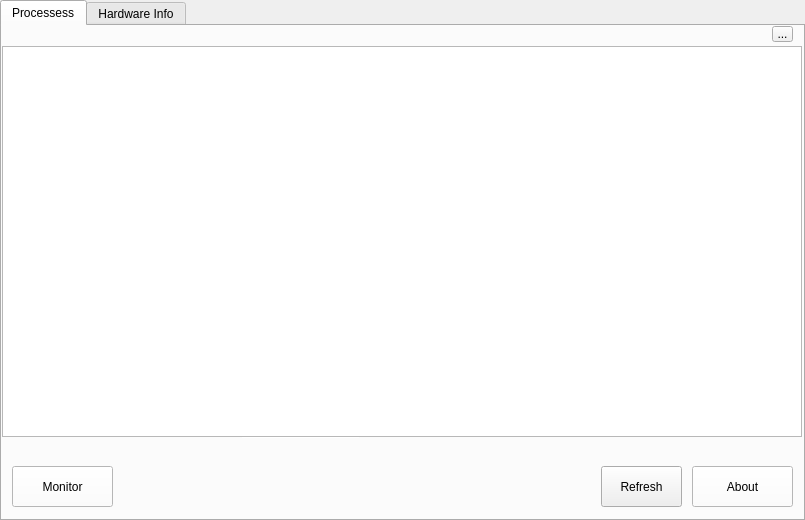
<?xml version="1.0" encoding="UTF-8"?>
<ui version="4.0">
 <class>Sysmon</class>
 <widget class="QWidget" name="Sysmon">
  <property name="windowModality">
   <enum>Qt::WindowModal</enum>
  </property>
  <property name="geometry">
   <rect>
    <x>0</x>
    <y>0</y>
    <width>805</width>
    <height>520</height>
   </rect>
  </property>
  <property name="sizePolicy">
   <sizepolicy hsizetype="Expanding" vsizetype="Fixed">
    <horstretch>0</horstretch>
    <verstretch>0</verstretch>
   </sizepolicy>
  </property>
  <property name="minimumSize">
   <size>
    <width>589</width>
    <height>520</height>
   </size>
  </property>
  <property name="maximumSize">
   <size>
    <width>805</width>
    <height>520</height>
   </size>
  </property>
  <property name="baseSize">
   <size>
    <width>589</width>
    <height>520</height>
   </size>
  </property>
  <property name="windowTitle">
   <string>Sysmon</string>
  </property>
  <property name="autoFillBackground">
   <bool>false</bool>
  </property>
  <widget class="QTabWidget" name="tabWidget">
   <property name="geometry">
    <rect>
     <x>0</x>
     <y>0</y>
     <width>805</width>
     <height>521</height>
    </rect>
   </property>
   <property name="sizePolicy">
    <sizepolicy hsizetype="Fixed" vsizetype="Fixed">
     <horstretch>0</horstretch>
     <verstretch>0</verstretch>
    </sizepolicy>
   </property>
   <property name="maximumSize">
    <size>
     <width>805</width>
     <height>521</height>
    </size>
   </property>
   <property name="tabPosition">
    <enum>QTabWidget::North</enum>
   </property>
   <property name="currentIndex">
    <number>0</number>
   </property>
   <widget class="QWidget" name="tab">
    <attribute name="title">
     <string>Processess</string>
    </attribute>
    <widget class="QPushButton" name="refreshButton">
     <property name="geometry">
      <rect>
       <x>599</x>
       <y>440</y>
       <width>81</width>
       <height>41</height>
      </rect>
     </property>
     <property name="text">
      <string>Refresh</string>
     </property>
    </widget>
    <widget class="QPushButton" name="aboutButton">
     <property name="geometry">
      <rect>
       <x>690</x>
       <y>440</y>
       <width>101</width>
       <height>41</height>
      </rect>
     </property>
     <property name="palette">
      <palette>
       <active>
        <colorrole role="WindowText">
         <brush brushstyle="SolidPattern">
          <color alpha="255">
           <red>0</red>
           <green>0</green>
           <blue>0</blue>
          </color>
         </brush>
        </colorrole>
        <colorrole role="Button">
         <brush brushstyle="SolidPattern">
          <color alpha="255">
           <red>255</red>
           <green>255</green>
           <blue>255</blue>
          </color>
         </brush>
        </colorrole>
        <colorrole role="Light">
         <brush brushstyle="SolidPattern">
          <color alpha="255">
           <red>255</red>
           <green>255</green>
           <blue>255</blue>
          </color>
         </brush>
        </colorrole>
        <colorrole role="Midlight">
         <brush brushstyle="SolidPattern">
          <color alpha="255">
           <red>255</red>
           <green>255</green>
           <blue>255</blue>
          </color>
         </brush>
        </colorrole>
        <colorrole role="Dark">
         <brush brushstyle="SolidPattern">
          <color alpha="255">
           <red>127</red>
           <green>127</green>
           <blue>127</blue>
          </color>
         </brush>
        </colorrole>
        <colorrole role="Mid">
         <brush brushstyle="SolidPattern">
          <color alpha="255">
           <red>170</red>
           <green>170</green>
           <blue>170</blue>
          </color>
         </brush>
        </colorrole>
        <colorrole role="Text">
         <brush brushstyle="SolidPattern">
          <color alpha="255">
           <red>0</red>
           <green>0</green>
           <blue>0</blue>
          </color>
         </brush>
        </colorrole>
        <colorrole role="BrightText">
         <brush brushstyle="SolidPattern">
          <color alpha="255">
           <red>255</red>
           <green>255</green>
           <blue>255</blue>
          </color>
         </brush>
        </colorrole>
        <colorrole role="ButtonText">
         <brush brushstyle="SolidPattern">
          <color alpha="255">
           <red>0</red>
           <green>0</green>
           <blue>0</blue>
          </color>
         </brush>
        </colorrole>
        <colorrole role="Base">
         <brush brushstyle="SolidPattern">
          <color alpha="255">
           <red>255</red>
           <green>255</green>
           <blue>255</blue>
          </color>
         </brush>
        </colorrole>
        <colorrole role="Window">
         <brush brushstyle="SolidPattern">
          <color alpha="255">
           <red>255</red>
           <green>255</green>
           <blue>255</blue>
          </color>
         </brush>
        </colorrole>
        <colorrole role="Shadow">
         <brush brushstyle="SolidPattern">
          <color alpha="255">
           <red>0</red>
           <green>0</green>
           <blue>0</blue>
          </color>
         </brush>
        </colorrole>
        <colorrole role="AlternateBase">
         <brush brushstyle="SolidPattern">
          <color alpha="255">
           <red>255</red>
           <green>255</green>
           <blue>255</blue>
          </color>
         </brush>
        </colorrole>
        <colorrole role="ToolTipBase">
         <brush brushstyle="SolidPattern">
          <color alpha="255">
           <red>255</red>
           <green>255</green>
           <blue>220</blue>
          </color>
         </brush>
        </colorrole>
        <colorrole role="ToolTipText">
         <brush brushstyle="SolidPattern">
          <color alpha="255">
           <red>0</red>
           <green>0</green>
           <blue>0</blue>
          </color>
         </brush>
        </colorrole>
       </active>
       <inactive>
        <colorrole role="WindowText">
         <brush brushstyle="SolidPattern">
          <color alpha="255">
           <red>0</red>
           <green>0</green>
           <blue>0</blue>
          </color>
         </brush>
        </colorrole>
        <colorrole role="Button">
         <brush brushstyle="SolidPattern">
          <color alpha="255">
           <red>255</red>
           <green>255</green>
           <blue>255</blue>
          </color>
         </brush>
        </colorrole>
        <colorrole role="Light">
         <brush brushstyle="SolidPattern">
          <color alpha="255">
           <red>255</red>
           <green>255</green>
           <blue>255</blue>
          </color>
         </brush>
        </colorrole>
        <colorrole role="Midlight">
         <brush brushstyle="SolidPattern">
          <color alpha="255">
           <red>255</red>
           <green>255</green>
           <blue>255</blue>
          </color>
         </brush>
        </colorrole>
        <colorrole role="Dark">
         <brush brushstyle="SolidPattern">
          <color alpha="255">
           <red>127</red>
           <green>127</green>
           <blue>127</blue>
          </color>
         </brush>
        </colorrole>
        <colorrole role="Mid">
         <brush brushstyle="SolidPattern">
          <color alpha="255">
           <red>170</red>
           <green>170</green>
           <blue>170</blue>
          </color>
         </brush>
        </colorrole>
        <colorrole role="Text">
         <brush brushstyle="SolidPattern">
          <color alpha="255">
           <red>0</red>
           <green>0</green>
           <blue>0</blue>
          </color>
         </brush>
        </colorrole>
        <colorrole role="BrightText">
         <brush brushstyle="SolidPattern">
          <color alpha="255">
           <red>255</red>
           <green>255</green>
           <blue>255</blue>
          </color>
         </brush>
        </colorrole>
        <colorrole role="ButtonText">
         <brush brushstyle="SolidPattern">
          <color alpha="255">
           <red>0</red>
           <green>0</green>
           <blue>0</blue>
          </color>
         </brush>
        </colorrole>
        <colorrole role="Base">
         <brush brushstyle="SolidPattern">
          <color alpha="255">
           <red>255</red>
           <green>255</green>
           <blue>255</blue>
          </color>
         </brush>
        </colorrole>
        <colorrole role="Window">
         <brush brushstyle="SolidPattern">
          <color alpha="255">
           <red>255</red>
           <green>255</green>
           <blue>255</blue>
          </color>
         </brush>
        </colorrole>
        <colorrole role="Shadow">
         <brush brushstyle="SolidPattern">
          <color alpha="255">
           <red>0</red>
           <green>0</green>
           <blue>0</blue>
          </color>
         </brush>
        </colorrole>
        <colorrole role="AlternateBase">
         <brush brushstyle="SolidPattern">
          <color alpha="255">
           <red>255</red>
           <green>255</green>
           <blue>255</blue>
          </color>
         </brush>
        </colorrole>
        <colorrole role="ToolTipBase">
         <brush brushstyle="SolidPattern">
          <color alpha="255">
           <red>255</red>
           <green>255</green>
           <blue>220</blue>
          </color>
         </brush>
        </colorrole>
        <colorrole role="ToolTipText">
         <brush brushstyle="SolidPattern">
          <color alpha="255">
           <red>0</red>
           <green>0</green>
           <blue>0</blue>
          </color>
         </brush>
        </colorrole>
       </inactive>
       <disabled>
        <colorrole role="WindowText">
         <brush brushstyle="SolidPattern">
          <color alpha="255">
           <red>127</red>
           <green>127</green>
           <blue>127</blue>
          </color>
         </brush>
        </colorrole>
        <colorrole role="Button">
         <brush brushstyle="SolidPattern">
          <color alpha="255">
           <red>255</red>
           <green>255</green>
           <blue>255</blue>
          </color>
         </brush>
        </colorrole>
        <colorrole role="Light">
         <brush brushstyle="SolidPattern">
          <color alpha="255">
           <red>255</red>
           <green>255</green>
           <blue>255</blue>
          </color>
         </brush>
        </colorrole>
        <colorrole role="Midlight">
         <brush brushstyle="SolidPattern">
          <color alpha="255">
           <red>255</red>
           <green>255</green>
           <blue>255</blue>
          </color>
         </brush>
        </colorrole>
        <colorrole role="Dark">
         <brush brushstyle="SolidPattern">
          <color alpha="255">
           <red>127</red>
           <green>127</green>
           <blue>127</blue>
          </color>
         </brush>
        </colorrole>
        <colorrole role="Mid">
         <brush brushstyle="SolidPattern">
          <color alpha="255">
           <red>170</red>
           <green>170</green>
           <blue>170</blue>
          </color>
         </brush>
        </colorrole>
        <colorrole role="Text">
         <brush brushstyle="SolidPattern">
          <color alpha="255">
           <red>127</red>
           <green>127</green>
           <blue>127</blue>
          </color>
         </brush>
        </colorrole>
        <colorrole role="BrightText">
         <brush brushstyle="SolidPattern">
          <color alpha="255">
           <red>255</red>
           <green>255</green>
           <blue>255</blue>
          </color>
         </brush>
        </colorrole>
        <colorrole role="ButtonText">
         <brush brushstyle="SolidPattern">
          <color alpha="255">
           <red>127</red>
           <green>127</green>
           <blue>127</blue>
          </color>
         </brush>
        </colorrole>
        <colorrole role="Base">
         <brush brushstyle="SolidPattern">
          <color alpha="255">
           <red>255</red>
           <green>255</green>
           <blue>255</blue>
          </color>
         </brush>
        </colorrole>
        <colorrole role="Window">
         <brush brushstyle="SolidPattern">
          <color alpha="255">
           <red>255</red>
           <green>255</green>
           <blue>255</blue>
          </color>
         </brush>
        </colorrole>
        <colorrole role="Shadow">
         <brush brushstyle="SolidPattern">
          <color alpha="255">
           <red>0</red>
           <green>0</green>
           <blue>0</blue>
          </color>
         </brush>
        </colorrole>
        <colorrole role="AlternateBase">
         <brush brushstyle="SolidPattern">
          <color alpha="255">
           <red>255</red>
           <green>255</green>
           <blue>255</blue>
          </color>
         </brush>
        </colorrole>
        <colorrole role="ToolTipBase">
         <brush brushstyle="SolidPattern">
          <color alpha="255">
           <red>255</red>
           <green>255</green>
           <blue>220</blue>
          </color>
         </brush>
        </colorrole>
        <colorrole role="ToolTipText">
         <brush brushstyle="SolidPattern">
          <color alpha="255">
           <red>0</red>
           <green>0</green>
           <blue>0</blue>
          </color>
         </brush>
        </colorrole>
       </disabled>
      </palette>
     </property>
     <property name="text">
      <string>About</string>
     </property>
     <property name="autoDefault">
      <bool>false</bool>
     </property>
     <property name="default">
      <bool>false</bool>
     </property>
     <property name="flat">
      <bool>false</bool>
     </property>
    </widget>
    <widget class="QPushButton" name="monitorButton">
     <property name="geometry">
      <rect>
       <x>10</x>
       <y>440</y>
       <width>101</width>
       <height>41</height>
      </rect>
     </property>
     <property name="palette">
      <palette>
       <active>
        <colorrole role="WindowText">
         <brush brushstyle="SolidPattern">
          <color alpha="255">
           <red>0</red>
           <green>0</green>
           <blue>0</blue>
          </color>
         </brush>
        </colorrole>
        <colorrole role="Button">
         <brush brushstyle="SolidPattern">
          <color alpha="255">
           <red>255</red>
           <green>255</green>
           <blue>255</blue>
          </color>
         </brush>
        </colorrole>
        <colorrole role="Light">
         <brush brushstyle="SolidPattern">
          <color alpha="255">
           <red>255</red>
           <green>255</green>
           <blue>255</blue>
          </color>
         </brush>
        </colorrole>
        <colorrole role="Midlight">
         <brush brushstyle="SolidPattern">
          <color alpha="255">
           <red>255</red>
           <green>255</green>
           <blue>255</blue>
          </color>
         </brush>
        </colorrole>
        <colorrole role="Dark">
         <brush brushstyle="SolidPattern">
          <color alpha="255">
           <red>127</red>
           <green>127</green>
           <blue>127</blue>
          </color>
         </brush>
        </colorrole>
        <colorrole role="Mid">
         <brush brushstyle="SolidPattern">
          <color alpha="255">
           <red>170</red>
           <green>170</green>
           <blue>170</blue>
          </color>
         </brush>
        </colorrole>
        <colorrole role="Text">
         <brush brushstyle="SolidPattern">
          <color alpha="255">
           <red>0</red>
           <green>0</green>
           <blue>0</blue>
          </color>
         </brush>
        </colorrole>
        <colorrole role="BrightText">
         <brush brushstyle="SolidPattern">
          <color alpha="255">
           <red>255</red>
           <green>255</green>
           <blue>255</blue>
          </color>
         </brush>
        </colorrole>
        <colorrole role="ButtonText">
         <brush brushstyle="SolidPattern">
          <color alpha="255">
           <red>0</red>
           <green>0</green>
           <blue>0</blue>
          </color>
         </brush>
        </colorrole>
        <colorrole role="Base">
         <brush brushstyle="SolidPattern">
          <color alpha="255">
           <red>255</red>
           <green>255</green>
           <blue>255</blue>
          </color>
         </brush>
        </colorrole>
        <colorrole role="Window">
         <brush brushstyle="SolidPattern">
          <color alpha="255">
           <red>255</red>
           <green>255</green>
           <blue>255</blue>
          </color>
         </brush>
        </colorrole>
        <colorrole role="Shadow">
         <brush brushstyle="SolidPattern">
          <color alpha="255">
           <red>0</red>
           <green>0</green>
           <blue>0</blue>
          </color>
         </brush>
        </colorrole>
        <colorrole role="AlternateBase">
         <brush brushstyle="SolidPattern">
          <color alpha="255">
           <red>255</red>
           <green>255</green>
           <blue>255</blue>
          </color>
         </brush>
        </colorrole>
        <colorrole role="ToolTipBase">
         <brush brushstyle="SolidPattern">
          <color alpha="255">
           <red>255</red>
           <green>255</green>
           <blue>220</blue>
          </color>
         </brush>
        </colorrole>
        <colorrole role="ToolTipText">
         <brush brushstyle="SolidPattern">
          <color alpha="255">
           <red>0</red>
           <green>0</green>
           <blue>0</blue>
          </color>
         </brush>
        </colorrole>
       </active>
       <inactive>
        <colorrole role="WindowText">
         <brush brushstyle="SolidPattern">
          <color alpha="255">
           <red>0</red>
           <green>0</green>
           <blue>0</blue>
          </color>
         </brush>
        </colorrole>
        <colorrole role="Button">
         <brush brushstyle="SolidPattern">
          <color alpha="255">
           <red>255</red>
           <green>255</green>
           <blue>255</blue>
          </color>
         </brush>
        </colorrole>
        <colorrole role="Light">
         <brush brushstyle="SolidPattern">
          <color alpha="255">
           <red>255</red>
           <green>255</green>
           <blue>255</blue>
          </color>
         </brush>
        </colorrole>
        <colorrole role="Midlight">
         <brush brushstyle="SolidPattern">
          <color alpha="255">
           <red>255</red>
           <green>255</green>
           <blue>255</blue>
          </color>
         </brush>
        </colorrole>
        <colorrole role="Dark">
         <brush brushstyle="SolidPattern">
          <color alpha="255">
           <red>127</red>
           <green>127</green>
           <blue>127</blue>
          </color>
         </brush>
        </colorrole>
        <colorrole role="Mid">
         <brush brushstyle="SolidPattern">
          <color alpha="255">
           <red>170</red>
           <green>170</green>
           <blue>170</blue>
          </color>
         </brush>
        </colorrole>
        <colorrole role="Text">
         <brush brushstyle="SolidPattern">
          <color alpha="255">
           <red>0</red>
           <green>0</green>
           <blue>0</blue>
          </color>
         </brush>
        </colorrole>
        <colorrole role="BrightText">
         <brush brushstyle="SolidPattern">
          <color alpha="255">
           <red>255</red>
           <green>255</green>
           <blue>255</blue>
          </color>
         </brush>
        </colorrole>
        <colorrole role="ButtonText">
         <brush brushstyle="SolidPattern">
          <color alpha="255">
           <red>0</red>
           <green>0</green>
           <blue>0</blue>
          </color>
         </brush>
        </colorrole>
        <colorrole role="Base">
         <brush brushstyle="SolidPattern">
          <color alpha="255">
           <red>255</red>
           <green>255</green>
           <blue>255</blue>
          </color>
         </brush>
        </colorrole>
        <colorrole role="Window">
         <brush brushstyle="SolidPattern">
          <color alpha="255">
           <red>255</red>
           <green>255</green>
           <blue>255</blue>
          </color>
         </brush>
        </colorrole>
        <colorrole role="Shadow">
         <brush brushstyle="SolidPattern">
          <color alpha="255">
           <red>0</red>
           <green>0</green>
           <blue>0</blue>
          </color>
         </brush>
        </colorrole>
        <colorrole role="AlternateBase">
         <brush brushstyle="SolidPattern">
          <color alpha="255">
           <red>255</red>
           <green>255</green>
           <blue>255</blue>
          </color>
         </brush>
        </colorrole>
        <colorrole role="ToolTipBase">
         <brush brushstyle="SolidPattern">
          <color alpha="255">
           <red>255</red>
           <green>255</green>
           <blue>220</blue>
          </color>
         </brush>
        </colorrole>
        <colorrole role="ToolTipText">
         <brush brushstyle="SolidPattern">
          <color alpha="255">
           <red>0</red>
           <green>0</green>
           <blue>0</blue>
          </color>
         </brush>
        </colorrole>
       </inactive>
       <disabled>
        <colorrole role="WindowText">
         <brush brushstyle="SolidPattern">
          <color alpha="255">
           <red>127</red>
           <green>127</green>
           <blue>127</blue>
          </color>
         </brush>
        </colorrole>
        <colorrole role="Button">
         <brush brushstyle="SolidPattern">
          <color alpha="255">
           <red>255</red>
           <green>255</green>
           <blue>255</blue>
          </color>
         </brush>
        </colorrole>
        <colorrole role="Light">
         <brush brushstyle="SolidPattern">
          <color alpha="255">
           <red>255</red>
           <green>255</green>
           <blue>255</blue>
          </color>
         </brush>
        </colorrole>
        <colorrole role="Midlight">
         <brush brushstyle="SolidPattern">
          <color alpha="255">
           <red>255</red>
           <green>255</green>
           <blue>255</blue>
          </color>
         </brush>
        </colorrole>
        <colorrole role="Dark">
         <brush brushstyle="SolidPattern">
          <color alpha="255">
           <red>127</red>
           <green>127</green>
           <blue>127</blue>
          </color>
         </brush>
        </colorrole>
        <colorrole role="Mid">
         <brush brushstyle="SolidPattern">
          <color alpha="255">
           <red>170</red>
           <green>170</green>
           <blue>170</blue>
          </color>
         </brush>
        </colorrole>
        <colorrole role="Text">
         <brush brushstyle="SolidPattern">
          <color alpha="255">
           <red>127</red>
           <green>127</green>
           <blue>127</blue>
          </color>
         </brush>
        </colorrole>
        <colorrole role="BrightText">
         <brush brushstyle="SolidPattern">
          <color alpha="255">
           <red>255</red>
           <green>255</green>
           <blue>255</blue>
          </color>
         </brush>
        </colorrole>
        <colorrole role="ButtonText">
         <brush brushstyle="SolidPattern">
          <color alpha="255">
           <red>127</red>
           <green>127</green>
           <blue>127</blue>
          </color>
         </brush>
        </colorrole>
        <colorrole role="Base">
         <brush brushstyle="SolidPattern">
          <color alpha="255">
           <red>255</red>
           <green>255</green>
           <blue>255</blue>
          </color>
         </brush>
        </colorrole>
        <colorrole role="Window">
         <brush brushstyle="SolidPattern">
          <color alpha="255">
           <red>255</red>
           <green>255</green>
           <blue>255</blue>
          </color>
         </brush>
        </colorrole>
        <colorrole role="Shadow">
         <brush brushstyle="SolidPattern">
          <color alpha="255">
           <red>0</red>
           <green>0</green>
           <blue>0</blue>
          </color>
         </brush>
        </colorrole>
        <colorrole role="AlternateBase">
         <brush brushstyle="SolidPattern">
          <color alpha="255">
           <red>255</red>
           <green>255</green>
           <blue>255</blue>
          </color>
         </brush>
        </colorrole>
        <colorrole role="ToolTipBase">
         <brush brushstyle="SolidPattern">
          <color alpha="255">
           <red>255</red>
           <green>255</green>
           <blue>220</blue>
          </color>
         </brush>
        </colorrole>
        <colorrole role="ToolTipText">
         <brush brushstyle="SolidPattern">
          <color alpha="255">
           <red>0</red>
           <green>0</green>
           <blue>0</blue>
          </color>
         </brush>
        </colorrole>
       </disabled>
      </palette>
     </property>
     <property name="text">
      <string>Monitor</string>
     </property>
     <property name="autoDefault">
      <bool>false</bool>
     </property>
     <property name="default">
      <bool>false</bool>
     </property>
     <property name="flat">
      <bool>false</bool>
     </property>
    </widget>
    <widget class="Line" name="line">
     <property name="geometry">
      <rect>
       <x>240</x>
       <y>410</y>
       <width>118</width>
       <height>3</height>
      </rect>
     </property>
     <property name="orientation">
      <enum>Qt::Horizontal</enum>
     </property>
    </widget>
    <widget class="QTableView" name="tableView">
     <property name="enabled">
      <bool>true</bool>
     </property>
     <property name="geometry">
      <rect>
       <x>0</x>
       <y>20</y>
       <width>800</width>
       <height>391</height>
      </rect>
     </property>
     <property name="sizePolicy">
      <sizepolicy hsizetype="Minimum" vsizetype="Fixed">
       <horstretch>0</horstretch>
       <verstretch>0</verstretch>
      </sizepolicy>
     </property>
     <property name="minimumSize">
      <size>
       <width>800</width>
       <height>391</height>
      </size>
     </property>
     <property name="maximumSize">
      <size>
       <width>16777215</width>
       <height>391</height>
      </size>
     </property>
     <property name="sizeIncrement">
      <size>
       <width>0</width>
       <height>0</height>
      </size>
     </property>
     <property name="font">
      <font>
       <family>Sans Serif</family>
       <pointsize>10</pointsize>
      </font>
     </property>
     <property name="sizeAdjustPolicy">
      <enum>QAbstractScrollArea::AdjustToContents</enum>
     </property>
     <property name="editTriggers">
      <set>QAbstractItemView::NoEditTriggers</set>
     </property>
     <property name="selectionMode">
      <enum>QAbstractItemView::SingleSelection</enum>
     </property>
     <property name="selectionBehavior">
      <enum>QAbstractItemView::SelectRows</enum>
     </property>
     <property name="gridStyle">
      <enum>Qt::DashLine</enum>
     </property>
     <property name="sortingEnabled">
      <bool>false</bool>
     </property>
     <property name="wordWrap">
      <bool>false</bool>
     </property>
     <attribute name="horizontalHeaderCascadingSectionResizes">
      <bool>true</bool>
     </attribute>
     <attribute name="horizontalHeaderDefaultSectionSize">
      <number>155</number>
     </attribute>
     <attribute name="horizontalHeaderHighlightSections">
      <bool>false</bool>
     </attribute>
     <attribute name="horizontalHeaderMinimumSectionSize">
      <number>140</number>
     </attribute>
     <attribute name="horizontalHeaderShowSortIndicator" stdset="0">
      <bool>false</bool>
     </attribute>
     <attribute name="horizontalHeaderStretchLastSection">
      <bool>false</bool>
     </attribute>
     <attribute name="verticalHeaderVisible">
      <bool>false</bool>
     </attribute>
     <attribute name="verticalHeaderCascadingSectionResizes">
      <bool>false</bool>
     </attribute>
     <attribute name="verticalHeaderDefaultSectionSize">
      <number>30</number>
     </attribute>
     <attribute name="verticalHeaderMinimumSectionSize">
      <number>30</number>
     </attribute>
    </widget>
    <widget class="QToolButton" name="toolButton">
     <property name="geometry">
      <rect>
       <x>770</x>
       <y>0</y>
       <width>21</width>
       <height>16</height>
      </rect>
     </property>
     <property name="text">
      <string>...</string>
     </property>
    </widget>
   </widget>
   <widget class="QWidget" name="tab_2">
    <attribute name="title">
     <string>Hardware Info</string>
    </attribute>
    <widget class="QPushButton" name="PowersaveButton">
     <property name="geometry">
      <rect>
       <x>29</x>
       <y>210</y>
       <width>241</width>
       <height>40</height>
      </rect>
     </property>
     <property name="text">
      <string>Powersaver Mode</string>
     </property>
    </widget>
    <widget class="QPushButton" name="PerformanceButton">
     <property name="geometry">
      <rect>
       <x>29</x>
       <y>160</y>
       <width>241</width>
       <height>40</height>
      </rect>
     </property>
     <property name="text">
      <string>Performance Mode</string>
     </property>
    </widget>
    <widget class="QRoundProgressBar" name="RoundBar1" native="true">
     <property name="geometry">
      <rect>
       <x>580</x>
       <y>290</y>
       <width>181</width>
       <height>181</height>
      </rect>
     </property>
    </widget>
    <widget class="QRoundProgressBar" name="RoundBar2" native="true">
     <property name="geometry">
      <rect>
       <x>290</x>
       <y>30</y>
       <width>231</width>
       <height>221</height>
      </rect>
     </property>
    </widget>
    <widget class="QRoundProgressBar" name="RoundBar3" native="true">
     <property name="geometry">
      <rect>
       <x>540</x>
       <y>30</y>
       <width>231</width>
       <height>221</height>
      </rect>
     </property>
    </widget>
    <widget class="QRoundProgressBar" name="MemoryUsageBar" native="true">
     <property name="geometry">
      <rect>
       <x>160</x>
       <y>30</y>
       <width>111</width>
       <height>111</height>
      </rect>
     </property>
    </widget>
    <widget class="QRoundProgressBar" name="CPUUsageBar" native="true">
     <property name="geometry">
      <rect>
       <x>30</x>
       <y>30</y>
       <width>111</width>
       <height>111</height>
      </rect>
     </property>
    </widget>
    <widget class="QGroupBox" name="groupBox">
     <property name="geometry">
      <rect>
       <x>30</x>
       <y>270</y>
       <width>531</width>
       <height>201</height>
      </rect>
     </property>
     <property name="font">
      <font>
       <pointsize>11</pointsize>
       <weight>50</weight>
       <bold>false</bold>
      </font>
     </property>
     <property name="title">
      <string/>
     </property>
     <widget class="QLabel" name="distro">
      <property name="geometry">
       <rect>
        <x>140</x>
        <y>70</y>
        <width>171</width>
        <height>16</height>
       </rect>
      </property>
      <property name="text">
       <string>distro</string>
      </property>
     </widget>
     <widget class="QLabel" name="cpu">
      <property name="geometry">
       <rect>
        <x>140</x>
        <y>109</y>
        <width>371</width>
        <height>16</height>
       </rect>
      </property>
      <property name="text">
       <string>cpu</string>
      </property>
     </widget>
     <widget class="QLabel" name="label_6">
      <property name="geometry">
       <rect>
        <x>10</x>
        <y>107</y>
        <width>101</width>
        <height>20</height>
       </rect>
      </property>
      <property name="text">
       <string>CPU Model:</string>
      </property>
     </widget>
     <widget class="QLabel" name="label_3">
      <property name="geometry">
       <rect>
        <x>10</x>
        <y>47</y>
        <width>81</width>
        <height>20</height>
       </rect>
      </property>
      <property name="text">
       <string>Platform:</string>
      </property>
     </widget>
     <widget class="QLabel" name="label_2">
      <property name="geometry">
       <rect>
        <x>10</x>
        <y>27</y>
        <width>91</width>
        <height>16</height>
       </rect>
      </property>
      <property name="text">
       <string>Hostname:</string>
      </property>
     </widget>
     <widget class="QLabel" name="label_5">
      <property name="geometry">
       <rect>
        <x>10</x>
        <y>87</y>
        <width>81</width>
        <height>20</height>
       </rect>
      </property>
      <property name="text">
       <string>Kernel:</string>
      </property>
     </widget>
     <widget class="QLabel" name="platform">
      <property name="geometry">
       <rect>
        <x>140</x>
        <y>49</y>
        <width>171</width>
        <height>16</height>
       </rect>
      </property>
      <property name="text">
       <string>platform</string>
      </property>
     </widget>
     <widget class="QLabel" name="kernel">
      <property name="geometry">
       <rect>
        <x>140</x>
        <y>89</y>
        <width>171</width>
        <height>16</height>
       </rect>
      </property>
      <property name="text">
       <string>kernel</string>
      </property>
     </widget>
     <widget class="QLabel" name="label_4">
      <property name="geometry">
       <rect>
        <x>10</x>
        <y>67</y>
        <width>111</width>
        <height>20</height>
       </rect>
      </property>
      <property name="text">
       <string>Distrobution:</string>
      </property>
     </widget>
     <widget class="QLabel" name="label_7">
      <property name="geometry">
       <rect>
        <x>10</x>
        <y>127</y>
        <width>81</width>
        <height>20</height>
       </rect>
      </property>
      <property name="text">
       <string>Memory:</string>
      </property>
     </widget>
     <widget class="QLabel" name="label_8">
      <property name="geometry">
       <rect>
        <x>10</x>
        <y>147</y>
        <width>81</width>
        <height>20</height>
       </rect>
      </property>
      <property name="text">
       <string>Storage:</string>
      </property>
     </widget>
     <widget class="QLabel" name="hostname">
      <property name="geometry">
       <rect>
        <x>140</x>
        <y>27</y>
        <width>171</width>
        <height>16</height>
       </rect>
      </property>
      <property name="text">
       <string>localhost</string>
      </property>
     </widget>
     <widget class="QLabel" name="storage">
      <property name="geometry">
       <rect>
        <x>140</x>
        <y>149</y>
        <width>171</width>
        <height>16</height>
       </rect>
      </property>
      <property name="text">
       <string>storage</string>
      </property>
     </widget>
     <widget class="QLabel" name="memory">
      <property name="geometry">
       <rect>
        <x>140</x>
        <y>129</y>
        <width>171</width>
        <height>16</height>
       </rect>
      </property>
      <property name="text">
       <string>memory</string>
      </property>
     </widget>
     <widget class="QLabel" name="label">
      <property name="geometry">
       <rect>
        <x>10</x>
        <y>0</y>
        <width>141</width>
        <height>16</height>
       </rect>
      </property>
      <property name="font">
       <font>
        <weight>75</weight>
        <bold>true</bold>
       </font>
      </property>
      <property name="text">
       <string>System Information</string>
      </property>
     </widget>
    </widget>
   </widget>
  </widget>
 </widget>
 <layoutdefault spacing="6" margin="11"/>
 <customwidgets>
  <customwidget>
   <class>QRoundProgressBar</class>
   <extends>QWidget</extends>
   <header>QRoundProgressBar.h</header>
   <container>1</container>
  </customwidget>
 </customwidgets>
 <resources/>
 <connections/>
</ui>
